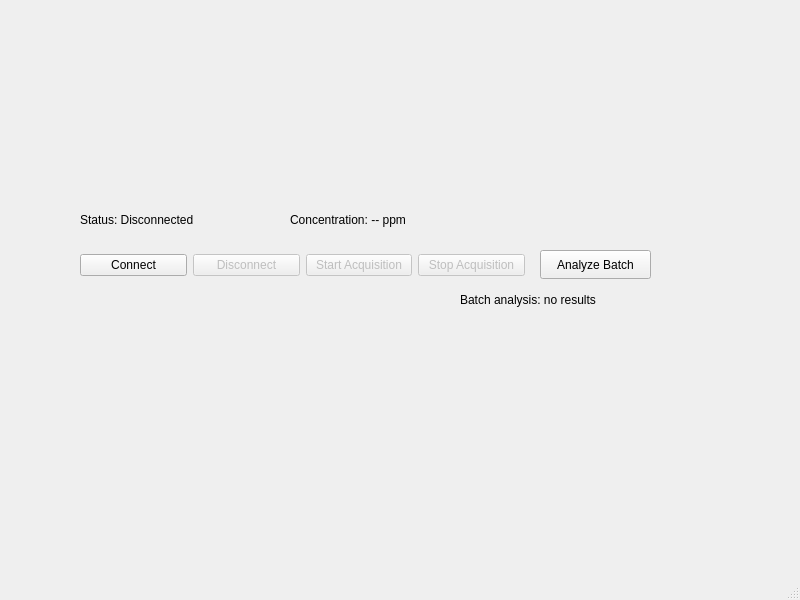
<?xml version="1.0" encoding="UTF-8"?>
<ui version="4.0">
 <class>MainWindow</class>
 <widget class="QMainWindow" name="MainWindow">
  <property name="geometry">
   <rect>
    <x>0</x>
    <y>0</y>
    <width>800</width>
    <height>600</height>
   </rect>
  </property>
  <property name="windowTitle">
   <string>MainWindow</string>
  </property>
  <widget class="QWidget" name="centralwidget">
   <widget class="QLabel" name="connectionStatusLabel">
    <property name="geometry">
     <rect>
      <x>80</x>
      <y>210</y>
      <width>201</width>
      <height>20</height>
     </rect>
    </property>
    <property name="text">
     <string>Status: Disconnected</string>
    </property>
   </widget>
   <widget class="QLabel" name="concentrationLabel">
    <property name="geometry">
     <rect>
      <x>290</x>
      <y>210</y>
      <width>231</width>
      <height>20</height>
     </rect>
    </property>
    <property name="text">
     <string>Concentration: -- ppm</string>
    </property>
   </widget>
   <widget class="QWidget" name="layoutWidget">
    <property name="geometry">
     <rect>
      <x>80</x>
      <y>250</y>
      <width>445</width>
      <height>31</height>
     </rect>
    </property>
    <layout class="QHBoxLayout" name="horizontalLayout">
     <item>
      <widget class="QPushButton" name="connectButton">
       <property name="text">
        <string>Connect</string>
       </property>
      </widget>
     </item>
     <item>
      <widget class="QPushButton" name="disconnectButton">
       <property name="enabled">
        <bool>false</bool>
       </property>
       <property name="text">
        <string>Disconnect</string>
       </property>
      </widget>
     </item>
     <item>
      <widget class="QPushButton" name="startAcquisitionButton">
       <property name="enabled">
        <bool>false</bool>
       </property>
       <property name="text">
        <string>Start Acquisition</string>
       </property>
      </widget>
     </item>
     <item>
      <widget class="QPushButton" name="stopAcquisitionButton">
       <property name="enabled">
        <bool>false</bool>
       </property>
       <property name="text">
        <string>Stop Acquisition</string>
       </property>
      </widget>
     </item>
    </layout>
   </widget>
   <widget class="QPushButton" name="analyzeBatchButton">
    <property name="geometry">
     <rect>
      <x>540</x>
      <y>250</y>
      <width>111</width>
      <height>29</height>
     </rect>
    </property>
    <property name="text">
     <string>Analyze Batch</string>
    </property>
   </widget>
   <widget class="QLabel" name="batchResultLabel">
    <property name="geometry">
     <rect>
      <x>460</x>
      <y>290</y>
      <width>291</width>
      <height>20</height>
     </rect>
    </property>
    <property name="text">
     <string>Batch analysis: no results</string>
    </property>
   </widget>
  </widget>
  <widget class="QMenuBar" name="menubar">
   <property name="geometry">
    <rect>
     <x>0</x>
     <y>0</y>
     <width>800</width>
     <height>26</height>
    </rect>
   </property>
  </widget>
  <widget class="QStatusBar" name="statusbar"/>
 </widget>
 <resources/>
 <connections/>
</ui>
